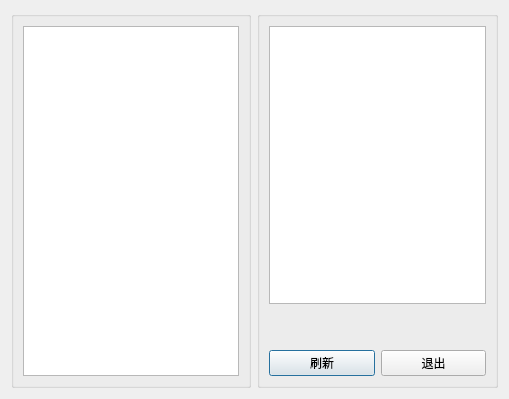
<?xml version="1.0" encoding="UTF-8"?>
<ui version="4.0">
 <class>AdminOrder</class>
 <widget class="QDialog" name="AdminOrder">
  <property name="geometry">
   <rect>
    <x>0</x>
    <y>0</y>
    <width>509</width>
    <height>399</height>
   </rect>
  </property>
  <property name="windowTitle">
   <string>Dialog</string>
  </property>
  <layout class="QGridLayout" name="gridLayout_5">
   <item row="0" column="0">
    <widget class="QGroupBox" name="groupBox">
     <property name="title">
      <string/>
     </property>
     <layout class="QGridLayout" name="gridLayout_2">
      <item row="1" column="0">
       <widget class="QTableView" name="tableView"/>
      </item>
      <item row="0" column="0">
       <layout class="QGridLayout" name="gridLayout"/>
      </item>
     </layout>
    </widget>
   </item>
   <item row="0" column="1">
    <widget class="QGroupBox" name="groupBox_2">
     <property name="title">
      <string/>
     </property>
     <layout class="QGridLayout" name="gridLayout_4" rowstretch="4,0,1" rowminimumheight="0,0,0">
      <item row="0" column="0">
       <widget class="QTextEdit" name="txtMessage"/>
      </item>
      <item row="1" column="0">
       <spacer name="verticalSpacer">
        <property name="orientation">
         <enum>Qt::Vertical</enum>
        </property>
        <property name="sizeHint" stdset="0">
         <size>
          <width>20</width>
          <height>40</height>
         </size>
        </property>
       </spacer>
      </item>
      <item row="2" column="0">
       <layout class="QGridLayout" name="gridLayout_3" rowstretch="0">
        <item row="0" column="0">
         <widget class="QPushButton" name="BtnRefreah">
          <property name="text">
           <string>刷新</string>
          </property>
         </widget>
        </item>
        <item row="0" column="1">
         <widget class="QPushButton" name="BtnClose">
          <property name="text">
           <string>退出</string>
          </property>
         </widget>
        </item>
       </layout>
      </item>
     </layout>
    </widget>
   </item>
  </layout>
 </widget>
 <resources/>
 <connections/>
</ui>
